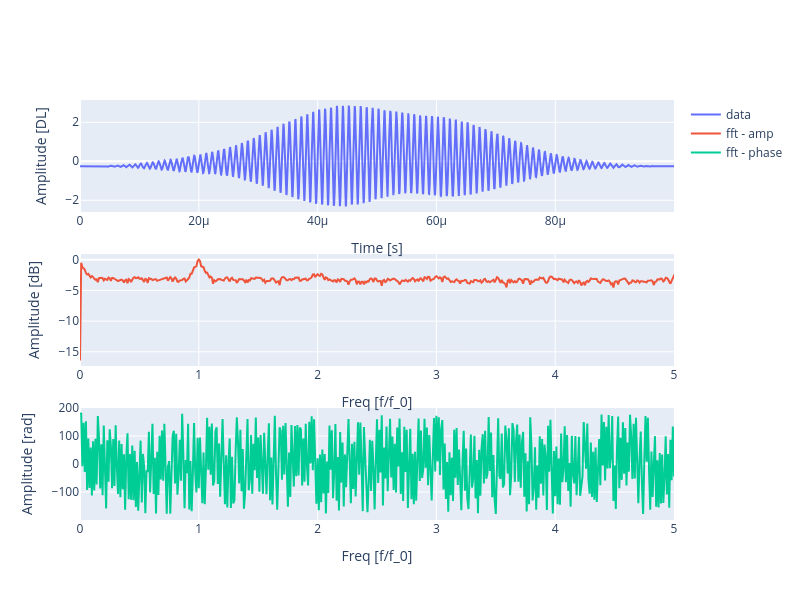

Here is the notebook cell this chart was saved with:
### Code cell
# Plot generated data
fft_data, freq = fft(data, sampling_rate, frequency)
# plot sound wave and fft
fig = make_subplots(rows=3, cols=1)
fig.add_trace( go.Scatter(x=t_plot, y=data_processed, mode='lines',name='data'),
              row=1,col=1)
fig.add_trace( go.Scatter(x=freq,y=np.log10(np.abs(fft_data)),mode='lines',name='fft - amp'),
              row=2,col=1)
fig.add_trace( go.Scatter(x=freq, y=np.angle(fft_data, deg=True),mode='lines', name = 'fft - phase'),
              row=3,col=1)

fig.update_layout(height=600, width=800,
                  xaxis1 = dict(title='Time [s]'),
                  xaxis2 = dict(title='Freq [f/f_0]', range=[0, fft_lim]),
                  xaxis3 = dict(title='Freq [f/f_0]', range=[0, fft_lim]),
                  yaxis1 = dict(title='Amplitude [DL]'),
                  yaxis2 = dict(title='Amplitude [dB]'),
                  yaxis3 = dict(title='Amplitude [rad]'))
fig.show()

### Figure 1 — Plotly figure (JSON) as saved in the notebook; plotly's stock layout.template omitted (floating-point values rounded to 4 significant figures; data arrays with more than 128 entries replaced by an {"elided": "..."} marker saying what was removed)
{"data": [{"mode": "lines", "name": "data", "type": "scatter", "x": {"elided": "5000 float values"}, "xaxis": "x", "y": {"elided": "5000 float values"}, "yaxis": "y"}, {"mode": "lines", "name": "fft - amp", "type": "scatter", "x": {"elided": "2500 float values"}, "xaxis": "x2", "y": {"elided": "2500 float values"}, "yaxis": "y2"}, {"mode": "lines", "name": "fft - phase", "type": "scatter", "x": {"elided": "2500 float values"}, "xaxis": "x3", "y": {"elided": "2500 float values"}, "yaxis": "y3"}], "layout": {"height": 600, "width": 800, "xaxis": {"anchor": "y", "domain": [0, 1], "title": {"text": "Time [s]"}}, "xaxis2": {"anchor": "y2", "domain": [0, 1], "range": [0, 5], "title": {"text": "Freq [f/f_0]"}}, "xaxis3": {"anchor": "y3", "domain": [0, 1], "range": [0, 5], "title": {"text": "Freq [f/f_0]"}}, "yaxis": {"anchor": "x", "domain": [0.7333, 1], "title": {"text": "Amplitude [DL]"}}, "yaxis2": {"anchor": "x2", "domain": [0.3667, 0.6333], "title": {"text": "Amplitude [dB]"}}, "yaxis3": {"anchor": "x3", "domain": [0, 0.2667], "title": {"text": "Amplitude [rad]"}}}}
